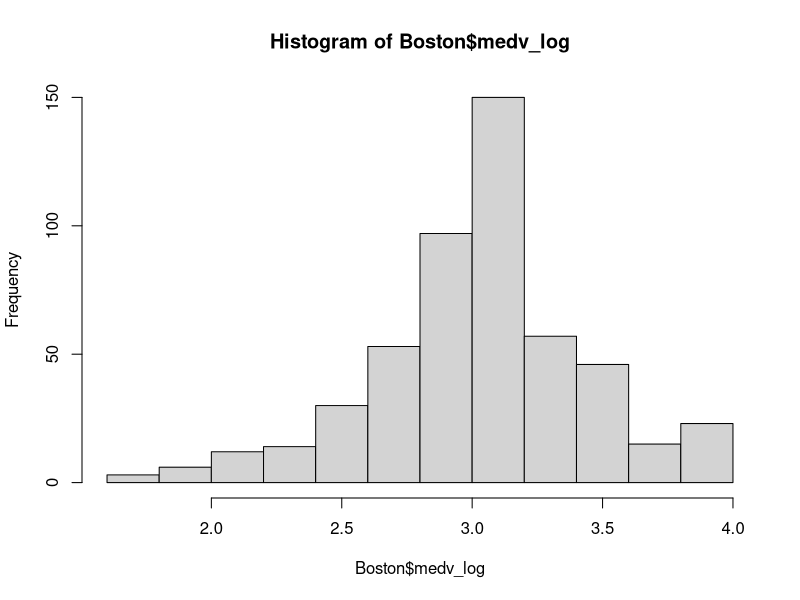
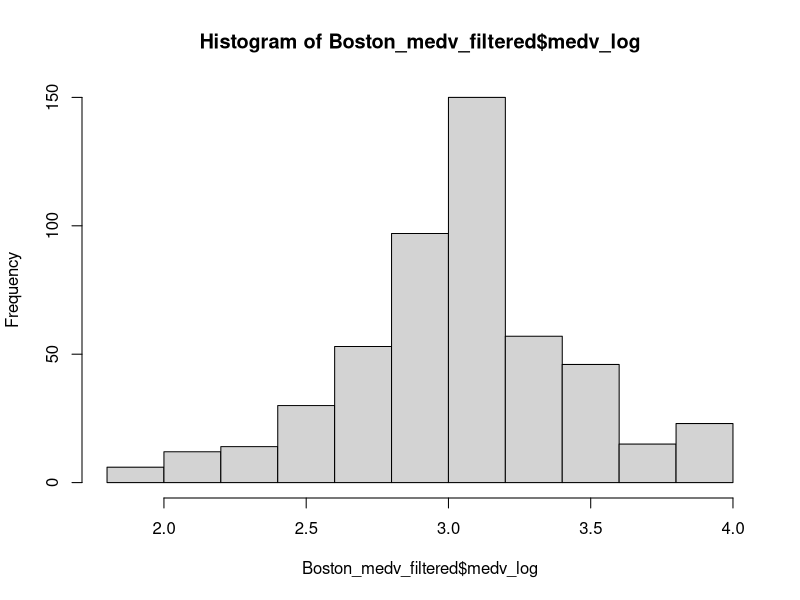
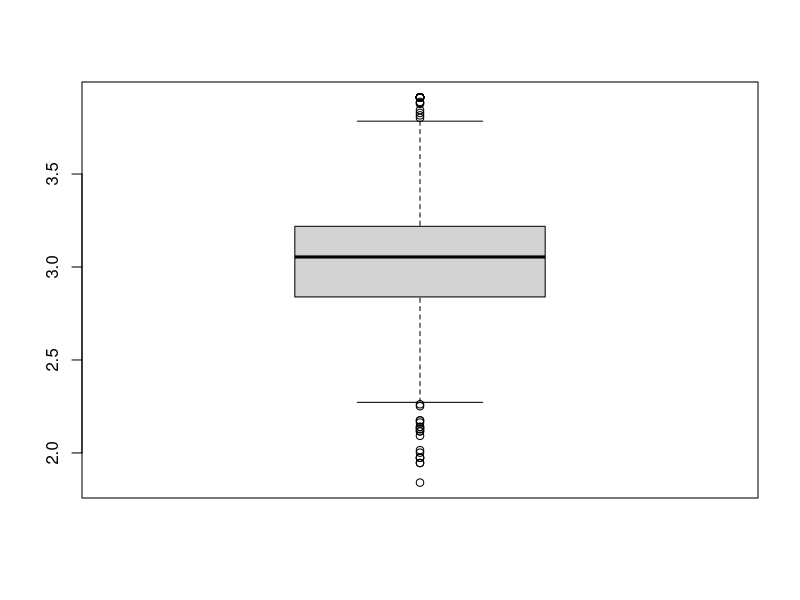
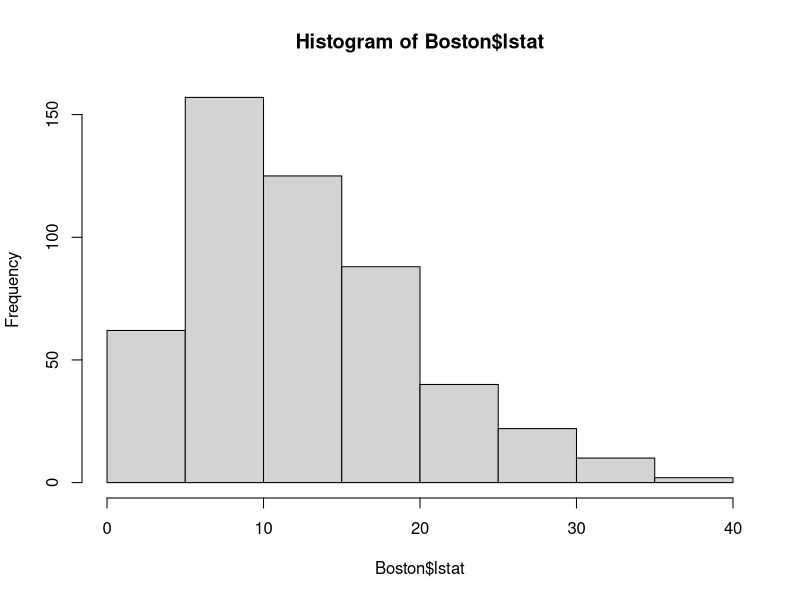
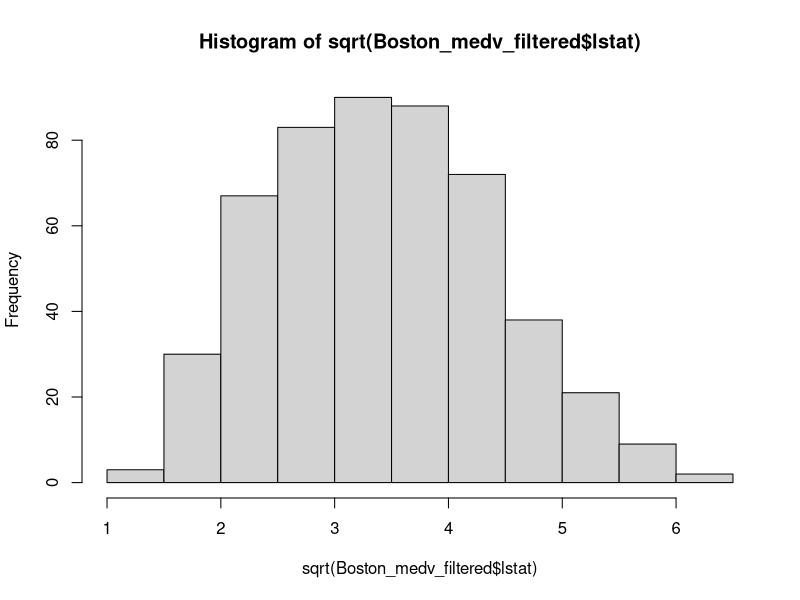
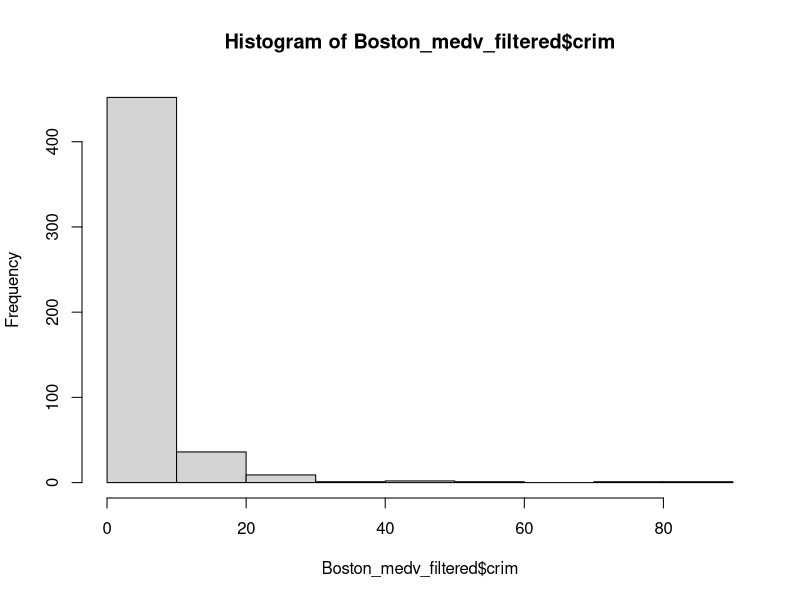
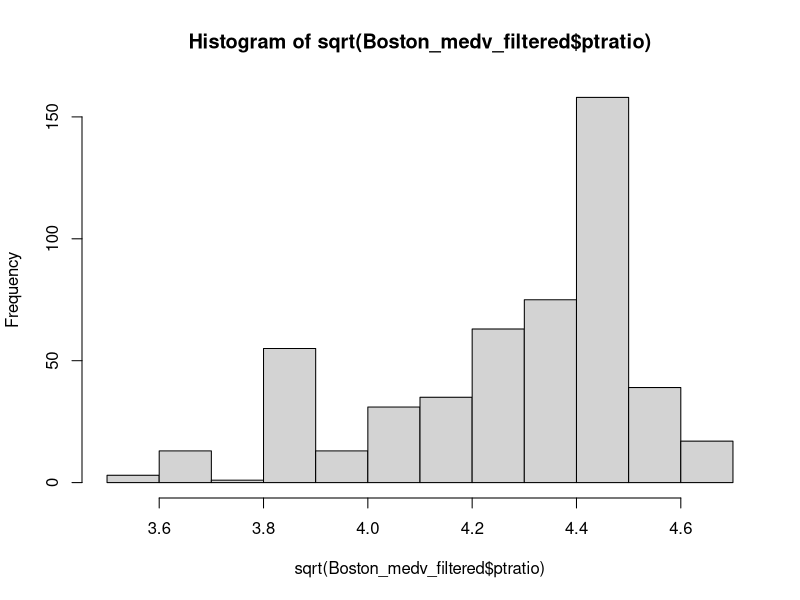
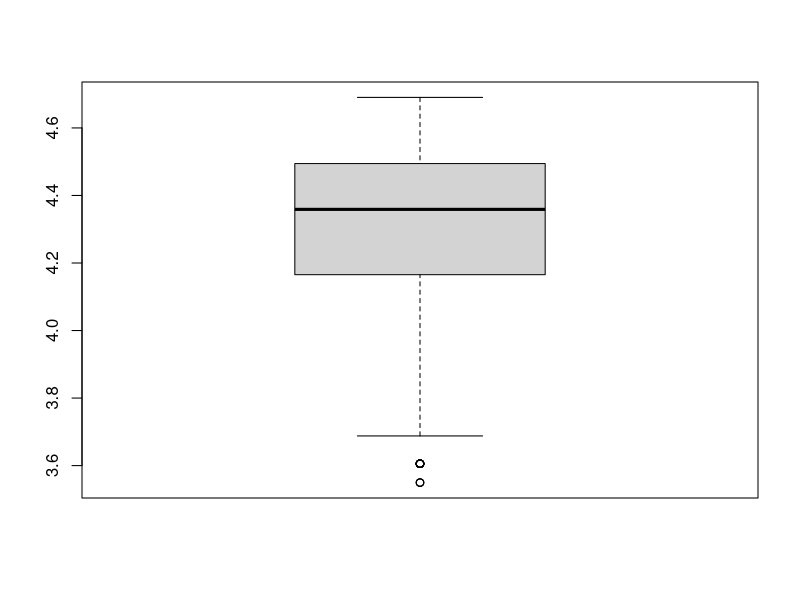

Write the R code that produced these figures, in order. (Note: this script raises an error after producing the figures.)
library(MASS)
data("Boston")
View(Boston)
##########################################################
Boston$medv_log=log(Boston$medv)
hist(Boston$medv_log)

## Removing the outliers
Boston_medv_filtered<-Boston[Boston$medv_log>(mean(Boston$medv_log)-3*sd(Boston$medv_log)) & 
          Boston$medv_log<(mean(Boston$medv_log)+3*sd(Boston$medv_log)),]

hist(Boston_medv_filtered$medv_log)

boxplot(Boston_medv_filtered$medv_log)

##First Input variable lstat
cor(Boston[,c("crim","zn","lstat","medv_log")])

hist(Boston$lstat)
hist(sqrt(Boston_medv_filtered$lstat))
Boston_medv_filtered$lstat_sqrt=sqrt(Boston_medv_filtered$lstat)

##Second INput variable -- not use full
hist(Boston_medv_filtered$crim)
quantile(Boston_medv_filtered$crim,probs = seq(0,1,0.1))
View(Boston_medv_filtered)
names(Boston_medv_filtered)

Boston_medv_filtered$crim_status=cut(Boston_medv_filtered$crim,breaks = c(0,1,5,100),labels = c("low","medium","high"))

## Third input variable ptratio
hist(sqrt(Boston_medv_filtered$ptratio))
summary(Boston_medv_filtered$ptratio)
cor(Boston_medv_filtered$ptratio,Boston_medv_filtered$medv)
quantile(Boston_medv_filtered$ptratio,probs = seq(0,1,0.1))
Boston_medv_filtered$ptratio=sqrt(Boston_medv_filtered$ptratio)
boxplot(Boston_medv_filtered$ptratio)
Boston_medv_filtered<-Boston[Boston$ptratio>(mean(Boston$ptratio)-2*sd(Boston$ptratio)) & 
                               Boston$ptratio<(mean(Boston$ptratio)+2*sd(Boston$ptratio)),]

##Fourth input variable - not use full
hist(log(Boston_medv_filtered$dis))
Boston_medv_filtered$dis_log=log(Boston_medv_filtered$dis)
cor(Boston[.c(Boston_medv_filtered$dis,Boston_medv_filtered$lstat,Boston_medv_filtered$ptratio,Boston_medv_filtered$medv)])
cor(Boston_medv_filtered[,c("dis","lstat","ptratio","medv")])

##Fifth input variable
hist((Boston_medv_filtered$age**2))
boxplot(Boston_medv_filtered$age)

##Sampling
rows= 1:nrow(Boston_medv_filtered)
trainRows = sample(rows,round(0.7*nrow(Boston_medv_filtered)))
testrows<-rows[-trainRows]

traindata<-Boston_medv_filtered[trainRows,]
testdata<-Boston_medv_filtered[testrows,]


nrow(traindata)
nrow(testdata)

##Model 1 building
model_2V=lm(medv_log ~ lstat_sqrt, data=traindata)
summary(model_2V)
plot(model_2V)
hist(model_2V$residuals)

## Predictions
preds_train = predict(model_2V,traindata)
traindata$preds = 2.718**preds_train
rmse_train_model_2V=sqrt(sum((traindata$preds- traindata$medv)**2)/nrow(traindata))

preds_train = predict(model_2V,testdata)
testdata$preds = 2.718**preds_train
rmse_test_model_2V=sqrt(sum((testdata$preds- testdata$medv)**2)/nrow(testdata))

rmse_train_model_2V
rmse_test_model_2V

####-----------------------------------------------------######

#Model 2 building with three variables
model_2V=lm(medv_log ~ lstat_sqrt+ptratio, data=traindata)
summary(model_2V)
plot(model_2V)
hist(model_2V$residuals)

## Predictions
preds_train = predict(model_2V,traindata)
traindata$preds = 2.718**preds_train
rmse_train_model_2V=sqrt(sum((traindata$preds- traindata$medv)**2)/nrow(traindata))

preds_train = predict(model_2V,testdata)
testdata$preds = 2.718**preds_train
rmse_test_model_2V=sqrt(sum((testdata$preds- testdata$medv)**2)/nrow(testdata))

rmse_train_model_2V
rmse_test_model_2V

View(testdata)

##_______________________________________________________________#

model_3V=lm(medv_log ~ lstat_sqrt+ptratio, data=traindata)
summary(model_3V)
plot(model_3V)
hist(model_3V$residuals)

## Predictions
preds_train = predict(model_3V,traindata)
traindata$preds = 2.718**preds_train
rmse_train_model_2V=sqrt(sum((traindata$preds- traindata$medv)**2)/nrow(traindata))

preds_train = predict(model_3V,testdata)
testdata$preds = 2.718**preds_train
rmse_test_model_2V=sqrt(sum((testdata$preds- testdata$medv)**2)/nrow(testdata))

rmse_train_model_2V
rmse_test_model_2V


